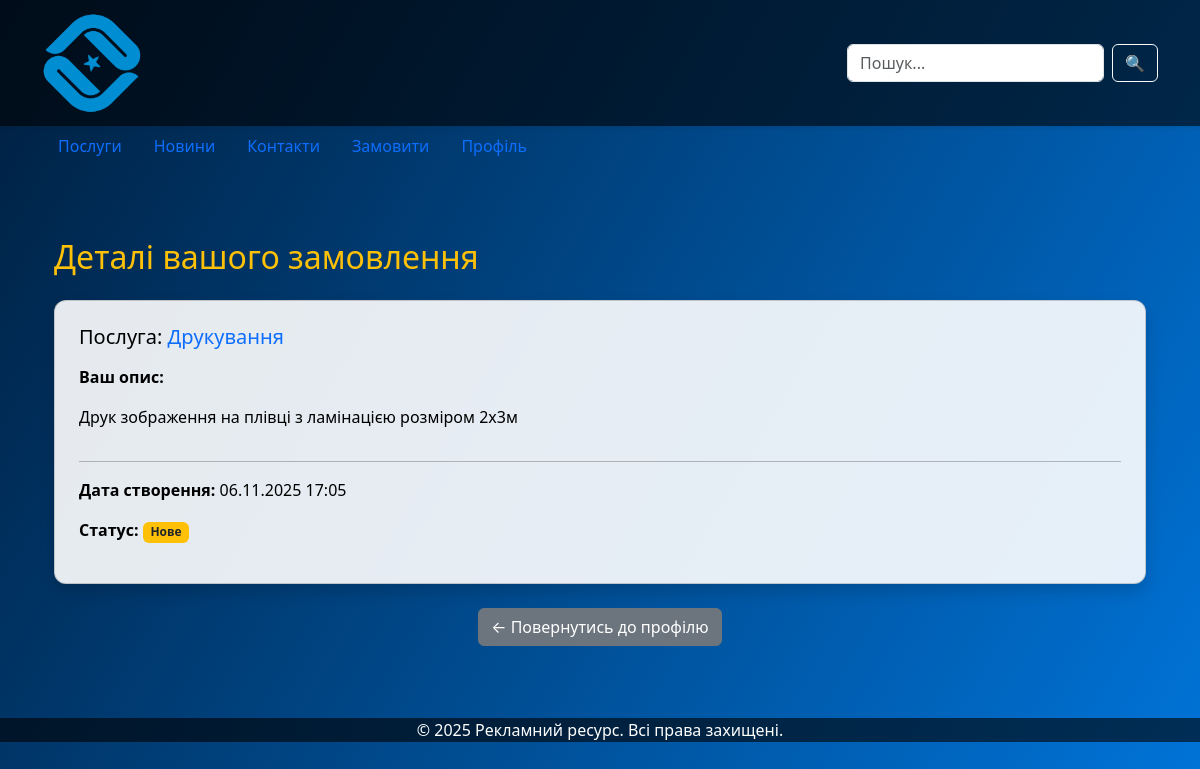
Screenshot of /order-detail/2/ (signed in) with the database file from the repository.
### main/models.py (models this page shows, shortened)
class ServiceOrder(models.Model):
    user = models.ForeignKey(User, on_delete=models.CASCADE, related_name="service_orders", verbose_name="Користувач")
    service = models.ForeignKey(Service, on_delete=models.CASCADE, verbose_name="Послуга")
    description = models.TextField(verbose_name="Додаткова інформація", blank=True, null=True)
    created_at = models.DateTimeField(auto_now_add=True, verbose_name="Дата замовлення")
    status = models.CharField(max_length=50, default="Нове", verbose_name="Статус")
    class Meta:
        verbose_name = "Замовлення послуги"
        verbose_name_plural = "Замовлення послуг"

class Service(models.Model):
    title = models.CharField(max_length=200, verbose_name="Назва послуги")
    description = models.TextField(verbose_name="Опис")
    image = models.ImageField(upload_to='services/', blank=True, null=True, verbose_name="Фото")
    class Meta:
        verbose_name = "Послуга"
        verbose_name_plural = "Послуги"

### main/views.py (the view)
# urls.py: path('order-detail/<int:order_id>/', views.user_order_detail, name='user_order_detail'),
@login_required
def user_order_detail(request, order_id):
    order = get_object_or_404(ServiceOrder, id=order_id, user=request.user)
    return render(request, "user_order_detail.html", {"order": order})

### main/context_processors.py (called while the page is built)
def unread_messages(request):
    if request.user.is_authenticated and request.user.is_staff:
        count = SupportChat.objects.filter(is_read=False).count()
        return {'unread_messages_count': count}
    return {}

### main/templates/user_order_detail.html (shortened to what this page needs)
{% extends "base.html" %}
{% block content %}
<div class="container py-5">
  <h2 class="text-warning mb-4">Деталі вашого замовлення</h2>
  <div class="card shadow p-4 mb-4">
    <h5 class="mb-3">Послуга: <span class="text-primary">{{ order.service.title }}</span></h5>
    <p><strong>Ваш опис:</strong></p>
    <p>{{ order.description|default:"(Без опису)" }}</p>
    <hr>
    <p><strong>Дата створення:</strong> {{ order.created_at|date:"d.m.Y H:i" }}</p>
    <p><strong>Статус:</strong>
      <span class="badge {% if order.status == 'Нове' %}bg-warning text-dark{% elif order.status == 'В роботі' %}bg-info{% else %}bg-success{% endif %}">
        {{ order.status }}
      </span>
    </p>
  </div>
  <div class="text-center">
    <a href="{% url 'profile' %}" class="btn btn-secondary">← Повернутись до профілю</a>
  </div>
</div>
{% endblock %}

### main/templates/base.html (style rules this page uses)
body { background: linear-gradient(120deg, #001f3f, #0074D9); color: #fff; background-attachment: fixed; }
.card { background-color: rgba(255,255,255,0.9); color: #000; border-radius: 12px; transition: transform 0.3s ease, box-shadow 0.3s ease; }

### rows the page displays
ServiceOrder: service "Друкування", description "Друк зображення на плівці з ламінацією розміром 2х3м", created_at "06.11.2025 17:05", status "Нове"
